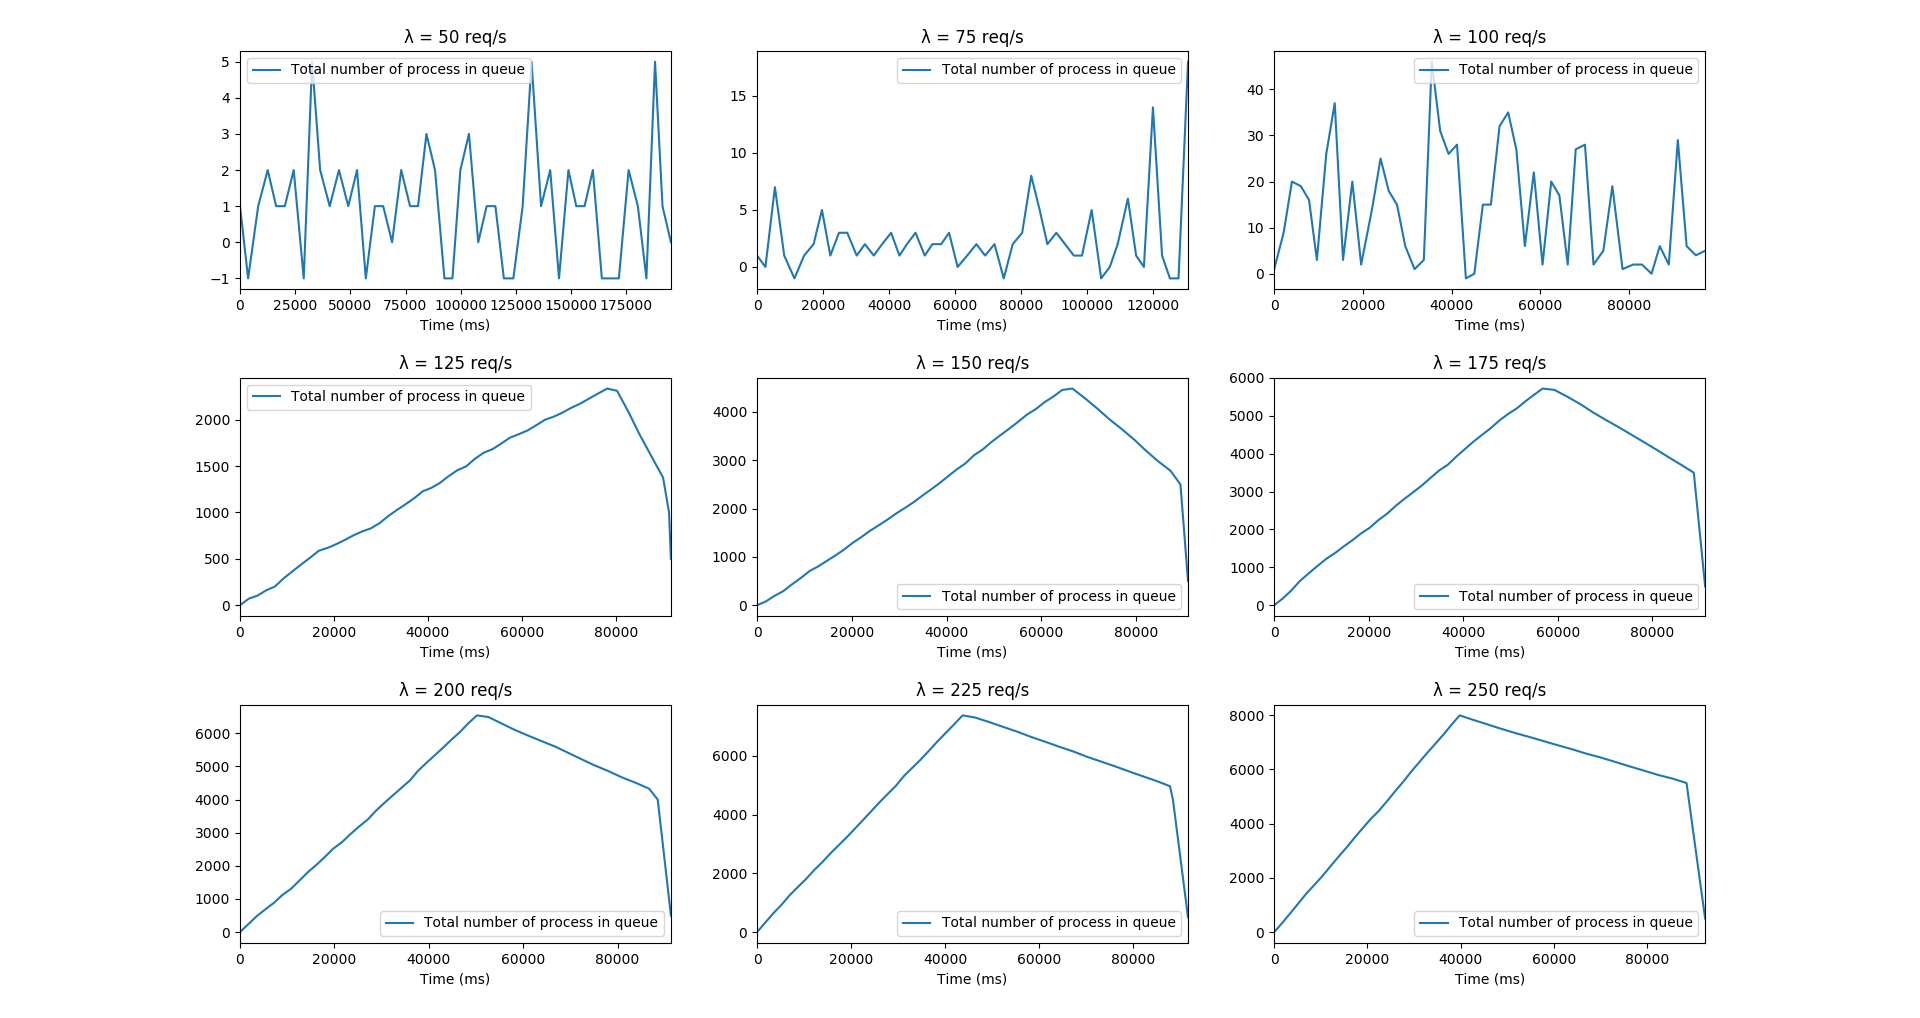

Reproduce this figure in Python.
import matplotlib
matplotlib.use('TkAgg')
import matplotlib.pyplot as plt
import numpy as np
import pandas as pd
from simulator import Simulator

# QUESTION 2

fig, axes = plt.subplots(nrows=3, ncols=3)

for i, lambda_ in enumerate(range(50, 251, 25)):
  sim = Simulator(lambda_=lambda_)
  results = sim.simulate(num_run=1)
  _, types_deltas_inq = results[0]

  df = pd.DataFrame(types_deltas_inq, columns=['time', 'change all', 'change type 1', 'change type 2'])
  df = df.sort_values(by='time')

  df_final = pd.DataFrame()
  df_final['Time (ms)'] = df['time']
  df_final['Total number of process in queue'] = df['change all'].cumsum(axis=0)

  print(int(i/3), int(i%3))
  df_final.iloc[::1000, :].plot(x='Time (ms)', ax=axes[int(i/3), int(i%3)])
  axes[int(i/3), int(i%3)].set_title("λ = {} req/s".format(lambda_))

plt.show()
